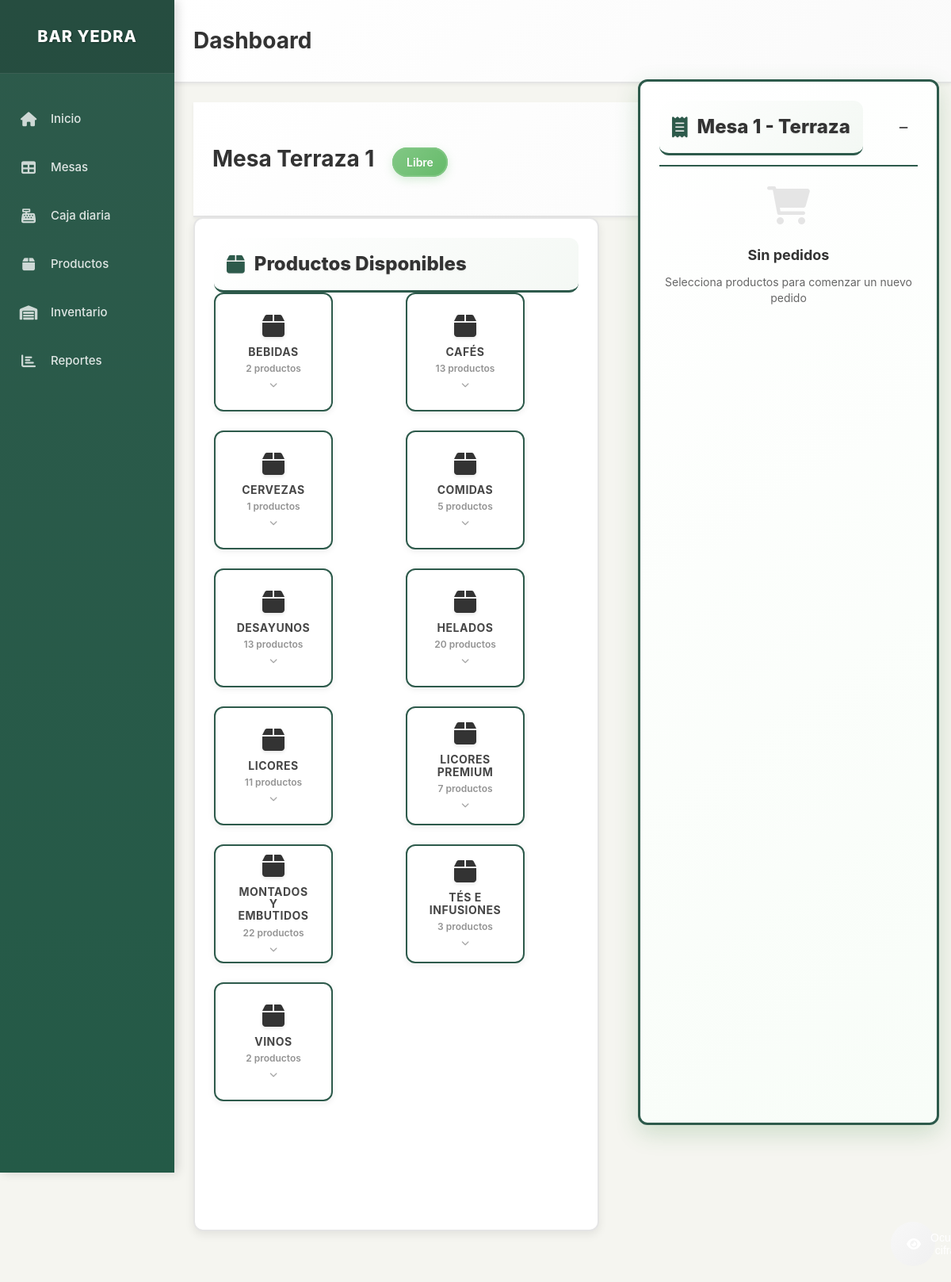
Before: /mesa/1 with the older database file.
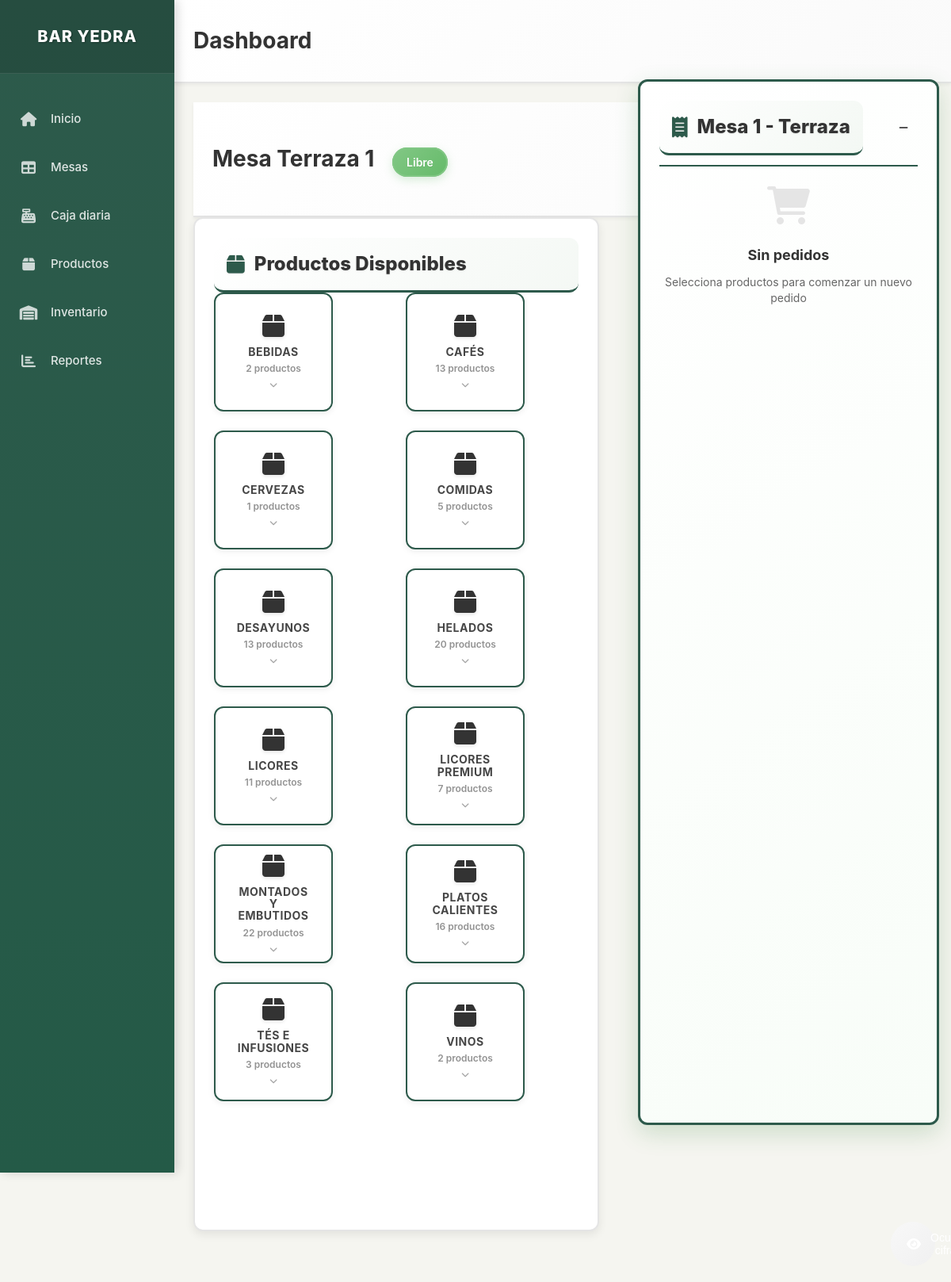
After: the same page with the newer database file.
### models.py (models this page shows, shortened)
class Mesa(db.Model):
    id = db.Column(db.Integer, primary_key=True)
    numero = db.Column(db.Integer, nullable=False)
    zona = db.Column(db.String(50), nullable=False)  # Terraza, Sala, Barra
    estado = db.Column(db.String(20), default='libre')  # libre, ocupada, pagada
    pedidos = db.relationship('Pedido', backref='mesa', lazy=True)

class Producto(db.Model):
    id = db.Column(db.Integer, primary_key=True)
    nombre = db.Column(db.String(100), nullable=False)
    precio = db.Column(db.Numeric(10, 2), nullable=False)
    categoria = db.Column(db.String(50), nullable=False, default='General')
    foto_url = db.Column(db.String(255), nullable=True)
    descripcion = db.Column(db.Text, nullable=True)
    activo = db.Column(db.Boolean, default=True)
    orden = db.Column(db.Integer, default=0)  # Para ordenar productos en la interfaz
    stock_actual = db.Column(db.Integer, default=0)  # Cantidad actual en stock
    stock_minimo = db.Column(db.Integer, default=5)  # Alerta cuando llegue a este nivel
    unidad_medida = db.Column(db.String(20), default='unidad')  # unidad, litro, kg, etc.
    fecha_actualizacion = db.Column(db.DateTime, default=datetime.utcnow)

### app.py (the view)
@app.route('/mesa/<int:mesa_id>')
def table_detail(mesa_id):
    mesa = Mesa.query.get_or_404(mesa_id)
    productos = Producto.query.filter_by(activo=True).order_by(Producto.categoria, Producto.orden, Producto.nombre).all()
    productos_por_categoria = {}
    productos_dict = {}
    for producto in productos:
        if producto.categoria not in productos_por_categoria:
            productos_por_categoria[producto.categoria] = []
        productos_por_categoria[producto.categoria].append(producto)
        productos_dict[producto.id] = producto
    pedido_actual = Pedido.query.filter_by(mesa_id=mesa_id, estado='abierto').first()
    return render_template('table_detail.html',
                         mesa=mesa,
                         productos_por_categoria=productos_por_categoria,
                         productos_dict=productos_dict,
                         pedido_actual=pedido_actual)

### templates/table_detail.html (shortened to what this page needs)
{% extends "layout.html" %}
{% block content %}
<div class="content-header">
    <h1 class="page-title">
        Mesa {{ mesa.zona }} {{ mesa.numero }}
        <span class="table-status-badge table-{{ mesa.estado }}">{{ mesa.estado|title }}</span>
    </h1>
    <div class="table-actions">
        <a href="{{ url_for('index') }}" class="btn btn-secondary btn-lg touch-friendly">
            <i class="fas fa-arrow-left"></i> Volver
        </a>
    </div>
</div>
<div class="table-detail-layout">
    <div class="products-panel">
        <h2 class="panel-title">
            <i class="fas fa-box"></i> Productos Disponibles
        </h2>
        <div class="categories-grid">
            {% for categoria, productos in productos_por_categoria.items() %}
            <div class="category-card" data-categoria="{{ categoria }}" onclick="toggleCategory('{{ categoria }}')">
                <div class="category-icon">
                    <i class="fas fa-box"></i>
                </div>
                <div class="category-name">{{ categoria }}</div>
                <div class="category-product-count">{{ productos|length }} productos</div>
                <div class="category-expand-indicator">
                    <i class="fas fa-chevron-down"></i>
                </div>
            </div>
            {% endfor %}
        </div>
    </div>
    <div class="order-panel">
        <div class="order-header">
            <h2 class="panel-title">
                <i class="fas fa-receipt"></i> Mesa {{ mesa.numero }} - {{ mesa.zona }}
            </h2>
            <div class="order-controls">
                <button class="btn-minimize" onclick="toggleOrderPanel()" title="Minimizar panel">
                    <i class="fas fa-minus"></i>
                </button>
            </div>
        </div>
        {% if pedido_actual and pedido_actual.total > 0 %}
            <div class="current-order">
                <div class="order-items">
                    {% set productos_pedido = pedido_actual.productos|from_json if pedido_actual.productos else {} %}
                    {% for producto_id, cantidad in productos_pedido.items() %}
                        {% set producto = productos_dict[producto_id|int] %}
                        <div class="order-item">
                            <div class="item-details">
                                <div class="item-name">{{ producto.nombre }}</div>
                                <div class="item-price">€{{ "%.2f"|format(producto.precio) }}</div>
                            </div>
                            <div class="item-quantity">
                                <button class="btn-quantity" onclick="updateQuantity({{ mesa.id }}, {{ producto.id }}, {{ cantidad - 1 }})">-</button>
                                <span class="quantity">{{ cantidad }}</span>
                                <button class="btn-quantity" onclick="updateQuantity({{ mesa.id }}, {{ producto.id }}, {{ cantidad + 1 }})">+</button>
                            </div>
                            <div class="item-subtotal">€{{ "%.2f"|format(producto.precio * cantidad) }}</div>
                            <button class="btn-remove" onclick="removeFromOrder({{ mesa.id }}, {{ producto.id }})" title="Eliminar">
                                <i class="fas fa-trash"></i>
                            </button>
                        </div>
                    {% endfor %}
                </div>
                <div class="order-summary">
                    <div class="summary-row total-row">
                        <span class="summary-label">Total:</span>
                        <span class="summary-value">€{{ "%.2f"|format(pedido_actual.total) }}</span>
                    </div>
                    <div class="summary-info">
                        <small>Iniciado: {{ pedido_actual.fecha_creacion.strftime('%H:%M') if pedido_actual.fecha_creacion else 'Ahora' }}</small>
                    </div>
                </div>
                <div class="order-actions">
                    <button class="btn btn-secondary btn-sm full-width" onclick="splitBill({{ mesa.id }})" style="margin-bottom: 10px;">
                        <i class="fas fa-cut"></i> Dividir Cuenta
                    </button>
                    <button class="btn btn-warning btn-lg full-width" onclick="showPaymentOptions({{ mesa.id }})">
                        <i class="fas fa-check"></i> Cerrar Pedido
                    </button>
                </div>
            </div>
        {% else %}
            <div class="empty-order">
                <div class="empty-icon">
                    <i class="fas fa-shopping-cart"></i>
                </div>
                <h3>Sin pedidos</h3>
                <p>Selecciona productos para comenzar un nuevo pedido</p>
            </div>
        {% endif %}
    </div>
</div>
{% endblock %}

### templates/layout.html (shortened to what this page needs)
<!DOCTYPE html>
<html lang="es">
<head>
    <link href="https://cdnjs.cloudflare.com/ajax/libs/font-awesome/6.0.0/css/all.min.css" rel="stylesheet">
    <link href="{{ url_for('static', filename='css/style.css') }}" rel="stylesheet">
</head>
<body>
    <div class="app-layout">
        <aside class="sidebar" role="navigation" aria-label="Navegación principal">
            <div class="sidebar-header">
                <a class="sidebar-brand" href="{{ url_for('index') }}" aria-label="Bar Yedra - Ir al inicio">
                    BAR YEDRA
                </a>
            </div>
            <nav id="sidebar-nav" aria-label="Menú principal">
                <ul class="sidebar-nav" role="menubar">
                    <li role="none">
                        <a class="nav-link" href="{{ url_for('index') }}" role="menuitem" aria-label="Ir a inicio y gestión de mesas">
                            <i class="fas fa-home" aria-hidden="true"></i>
                            Inicio
                        </a>
                    </li>
                    <li role="none">
                        <a class="nav-link" href="{{ url_for('index') }}" role="menuitem" aria-label="Gestionar mesas del restaurante">
                            <i class="fas fa-table" aria-hidden="true"></i>
                            Mesas
                        </a>
                    </li>
                    <li role="none">
                        <a class="nav-link" href="{{ url_for('cash_register') }}" role="menuitem" aria-label="Ver caja diaria y ventas">
                            <i class="fas fa-cash-register" aria-hidden="true"></i>
                            Caja diaria
                        </a>
                    </li>
                    <li role="none">
                        <a class="nav-link" href="{{ url_for('products') }}" role="menuitem" aria-label="Gestionar productos del menú">
                            <i class="fas fa-box" aria-hidden="true"></i>
                            Productos
                        </a>
                    </li>
                    <li role="none">
                        <a class="nav-link" href="{{ url_for('inventory') }}" role="menuitem" aria-label="Controlar inventario y stock">
                            <i class="fas fa-warehouse" aria-hidden="true"></i>
                            Inventario
                        </a>
                    </li>
                    <li role="none">
                        <a class="nav-link" href="{{ url_for('reports') }}" role="menuitem" aria-label="Ver reportes de ventas">
                            <i class="fas fa-chart-bar" aria-hidden="true"></i>
                            Reportes
                        </a>
                    </li>
                </ul>
            </nav>
        </aside>
        <main class="main-content">
            <header class="content-header">
                <h1 class="page-title">{% block page_title %}Dashboard{% endblock %}</h1>
                <button class="privacy-toggle" onclick="togglePrivacy()" id="privacy-btn">
                    <i class="fas fa-eye" id="privacy-icon"></i>
                </button>
            </header>
            <div class="content-container">
                {% block content %}{% endblock %}
            </div>
        </main>
    </div>
</body>
</html>

Changed rows visible on the page:
added Producto: categoria "PLATOS CALIENTES", productos "16"
